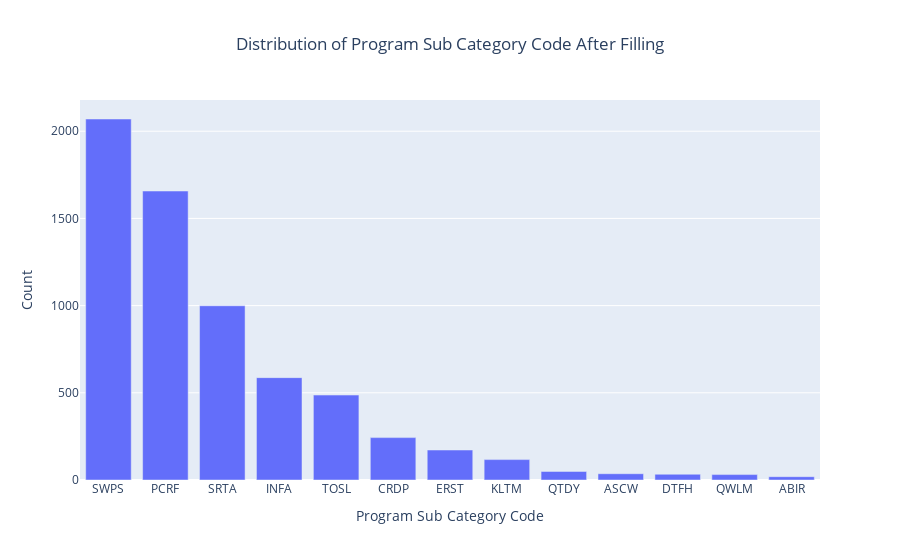

The notebook cell saved with this chart:
### Code cell
go.Figure(
    data=[
        go.Bar(
            x=df['Program Sub Category Code'].value_counts().index,
            y=df['Program Sub Category Code'].value_counts().values
        )
    ]
).update_layout(
    title='Distribution of Program Sub Category Code After Filling',
    xaxis_title='Program Sub Category Code',
    yaxis_title='Count',
    title_x=0.5
).show()

### Figure 1 — Plotly figure (JSON) as saved in the notebook; plotly's stock layout.template omitted (floating-point values rounded to 4 significant figures)
{"data": [{"type": "bar", "x": ["SWPS", "PCRF", "SRTA", "INFA", "TOSL", "CRDP", "ERST", "KLTM", "QTDY", "ASCW", "DTFH", "QWLM", "ABIR"], "y": [2070, 1657, 999, 587, 487, 243, 172, 117, 49, 36, 33, 31, 19]}], "layout": {"title": {"text": "Distribution of Program Sub Category Code After Filling", "x": 0.5}, "xaxis": {"title": {"text": "Program Sub Category Code"}}, "yaxis": {"title": {"text": "Count"}}}}
